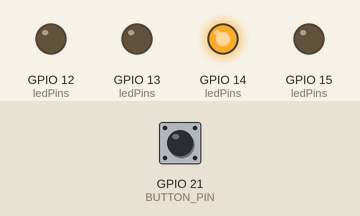
Simulated run of this sketch. Board: ESP32. Parts: output pins drawn as LEDs (lit = HIGH). Inputs (shaded band) come from the test bench; at power-on: GPIO 21 (BUTTON_PIN) HIGH. WiFi joins after 1.5 s; servers stay silent unless stated; what the sketch prints to the serial monitor is not drawn.

Above: at 3.0 s.
3.1 s: GPIO 21 (BUTTON_PIN) pulled LOW for 0.15 s
At 3.6 s:
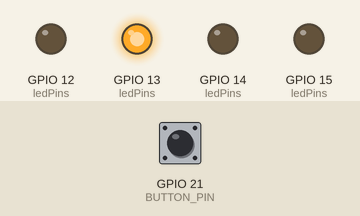
4.7 s: GPIO 21 (BUTTON_PIN) pulled LOW for 1 s
At 6.0 s:
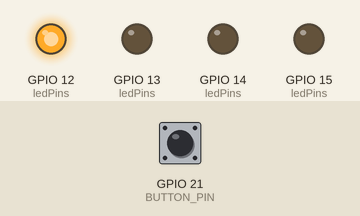
7.2 s: GPIO 21 (BUTTON_PIN) pulled LOW for 0.15 s
At 7.9 s:
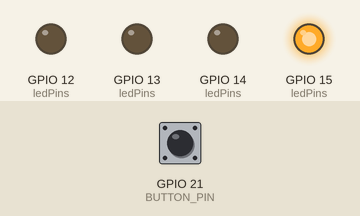
8.8 s: GPIO 21 (BUTTON_PIN) pulsed LOW 5 times (0.12 s each, 0.3 s apart)
At 11.3 s:
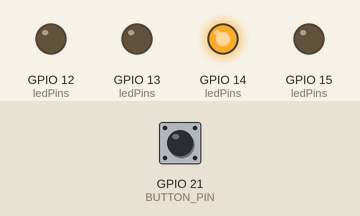
Timing chart, 0 to 12.8 s (numbered marks = the images above; inputs shaded):
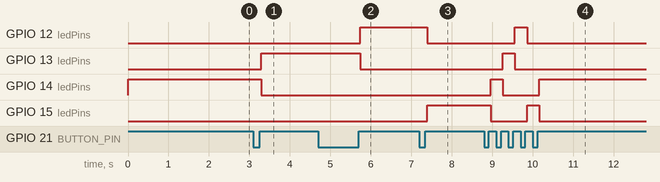

The sketch:

Wearable_Pendant_for_Emergency_Ambulance_staff_for_Triage.ino
```cpp
#define BLYNK_TEMPLATE_ID "TMPL3MqsFqVbZ"
#define BLYNK_TEMPLATE_NAME "Wearable Pendant for Triage for Ambulance Staff"
#define BLYNK_AUTH_TOKEN "3pHWaC19i4kR6KLHLwQ4mBctCxz-RJDo"
#include <Arduino.h>
#include <WiFi.h>
#include <BlynkSimpleEsp32.h>
char ssid[] = "Divya";
char pass[] = "33333333";
#define VPIN_TRIAGE_STATE  V0
#define VPIN_TRIAGE_DESC   V1
#define VPIN_COMMAND       V2
#define BUTTON_PIN 21
const int LED_RED    = 12;
const int LED_YELLOW = 13;
const int LED_GREEN  = 14;
const int LED_BLUE   = 15;
enum TriageState {
  MINOR = 0,     // Green
  DELAYED = 1,   // Yellow
  IMMEDIATE = 2, // Red
  DECEASED = 3   // Blue
};
const int ledPins[] = { LED_GREEN, LED_YELLOW, LED_RED, LED_BLUE };
const char* triageNames[] = { "Green", "Yellow", "Red", "Blue" };
const char* triageDesc[]  = { "Minor", "Delayed", "Immediate", "Deceased" };
TriageState current = MINOR;
const unsigned long DEBOUNCE_MS = 40;
const unsigned long LONG_MS     = 2000;
uint8_t stableState;
uint8_t lastRawState;
unsigned long lastEdgeTime = 0;
unsigned long pressStart   = 0;
bool longActionDone = false;
void updateLEDs() {
  for (int i = 0; i < 4; i++) {
    digitalWrite(ledPins[i], (i == current) ? HIGH : LOW);
  }
}
void updateBlynk() {
  Blynk.virtualWrite(VPIN_TRIAGE_STATE, triageNames[current]);
  Blynk.virtualWrite(VPIN_TRIAGE_DESC, triageDesc[current]);
}
void cycleTriage() {
  current = (TriageState)((current + 1) % 4);
  updateLEDs();
  Serial.print("🔄 Triage state: ");
  Serial.println(triageNames[current]);
}
void confirmTriage() {
  Serial.print("✅ Triage state CONFIRMED: ");
  Serial.print(triageNames[current]);
  Serial.print(" - ");
  Serial.println(triageDesc[current]);
  updateBlynk();
}
BLYNK_WRITE(VPIN_COMMAND) {
  String cmd = param.asStr();
  cmd.toLowerCase();
  Serial.print("🎤 Speech command received: ");
  Serial.println(cmd);
  if (cmd.indexOf("green") != -1) {
    current = MINOR;
    updateLEDs();
    confirmTriage();
  } else if (cmd.indexOf("yellow") != -1) {
    current = DELAYED;
    updateLEDs();
    confirmTriage();
  } else if (cmd.indexOf("red") != -1) {
    current = IMMEDIATE;
    updateLEDs();
    confirmTriage();
  } else if (cmd.indexOf("blue") != -1 || cmd.indexOf("black") != -1) {
    current = DECEASED;
    updateLEDs();
    confirmTriage();
  } else if (cmd.indexOf("confirm") != -1) {
    confirmTriage();
  } else if (cmd.indexOf("next") != -1 || cmd.indexOf("cycle") != -1) {
    cycleTriage();
  } else {
    Serial.println("⚠️ Unknown speech command!");
  }
}
void setup() {
  Serial.begin(115200);
  for (int i = 0; i < 4; i++) {
    pinMode(ledPins[i], OUTPUT);
    digitalWrite(ledPins[i], LOW);
  }
  updateLEDs();
  pinMode(BUTTON_PIN, INPUT_PULLUP);
  uint8_t r = digitalRead(BUTTON_PIN);
  stableState = r;
  lastRawState = r;
  lastEdgeTime = millis();
  Blynk.begin(BLYNK_AUTH_TOKEN, ssid, pass);
  Serial.println("🚑 Short press = cycle | Long press (>=2s) = confirm | Speech also works");
}
void loop() {
  Blynk.run();
  unsigned long now = millis();
  uint8_t raw = digitalRead(BUTTON_PIN);
  if (raw != lastRawState) {
    lastRawState = raw;
    lastEdgeTime = now;
  }
  if ((now - lastEdgeTime) > DEBOUNCE_MS && stableState != raw) {
    stableState = raw;
    if (stableState == LOW) {
      pressStart = now;
      longActionDone = false;
    } else {
      unsigned long dur = now - pressStart;
      if (!longActionDone && dur < LONG_MS) {
        cycleTriage();
      }
    }
  }
  if (stableState == LOW && !longActionDone) {
    unsigned long held = now - pressStart;
    if (held >= LONG_MS) {
      longActionDone = true;
      confirmTriage();
    }
  }
}
```

Measured:
- after the input at 3.1 s, GPIO 13 (ledPins): LOW → HIGH after 0.19 s; GPIO 14 (ledPins): HIGH → LOW after 0.19 s
- after the input at 4.7 s, GPIO 12 (ledPins): LOW → HIGH after 1.0 s; GPIO 13 (ledPins): HIGH → LOW after 1.0 s
- after the input at 7.2 s, GPIO 12 (ledPins): HIGH → LOW after 0.19 s; GPIO 15 (ledPins): LOW → HIGH after 0.19 s
- after the input at 8.8 s, GPIO 12 (ledPins): LOW → HIGH after 0.76 s, → LOW 0.30 s later; GPIO 13 (ledPins): LOW → HIGH after 0.46 s, → LOW 0.30 s later; GPIO 14 (ledPins): LOW → HIGH after 0.16 s, → LOW 0.30 s later, → HIGH 0.90 s later; GPIO 15 (ledPins): HIGH → LOW after 0.16 s, → HIGH 0.90 s later, → LOW 0.30 s later
